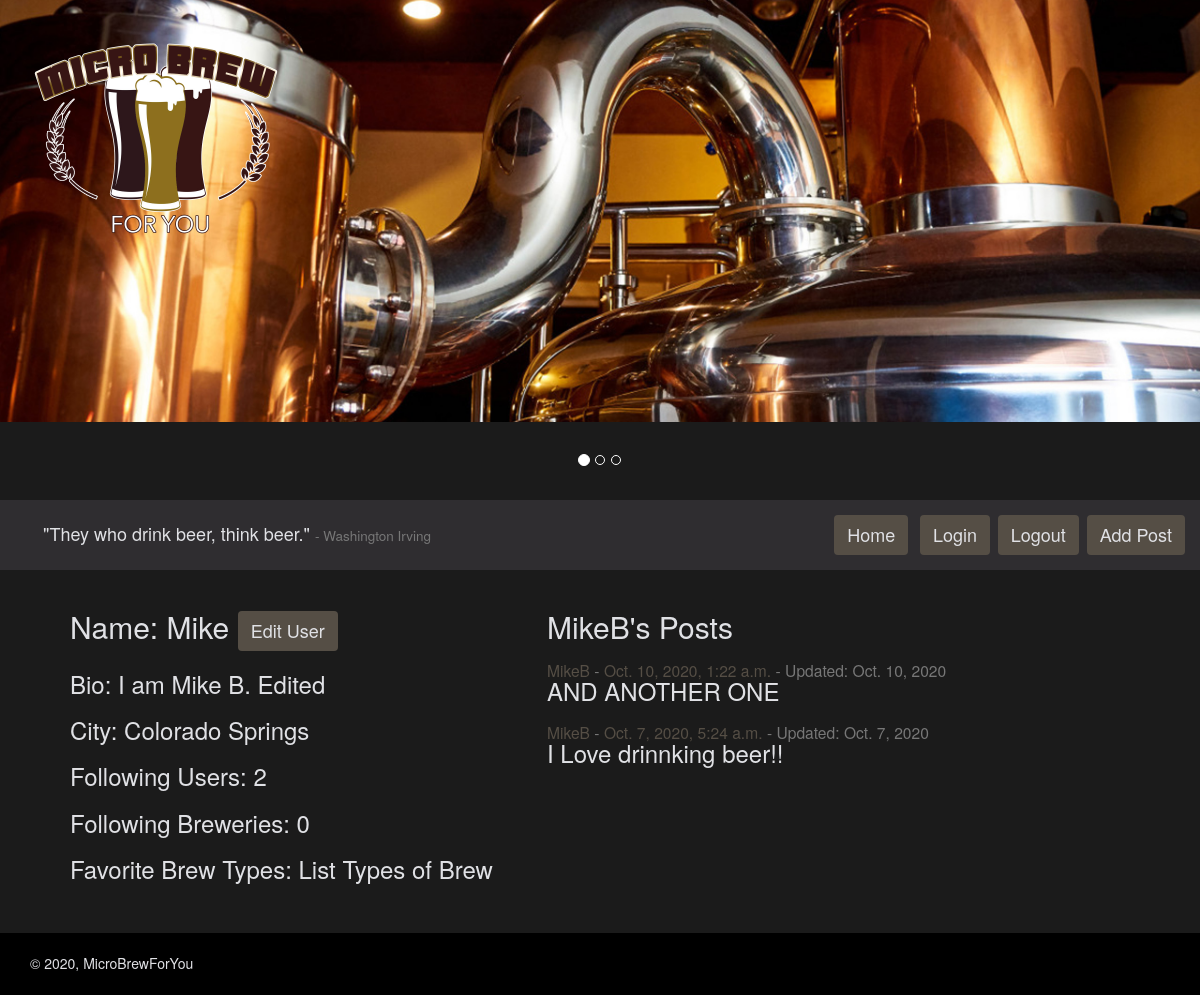
The app's page /user/4/ (signed in), older data.
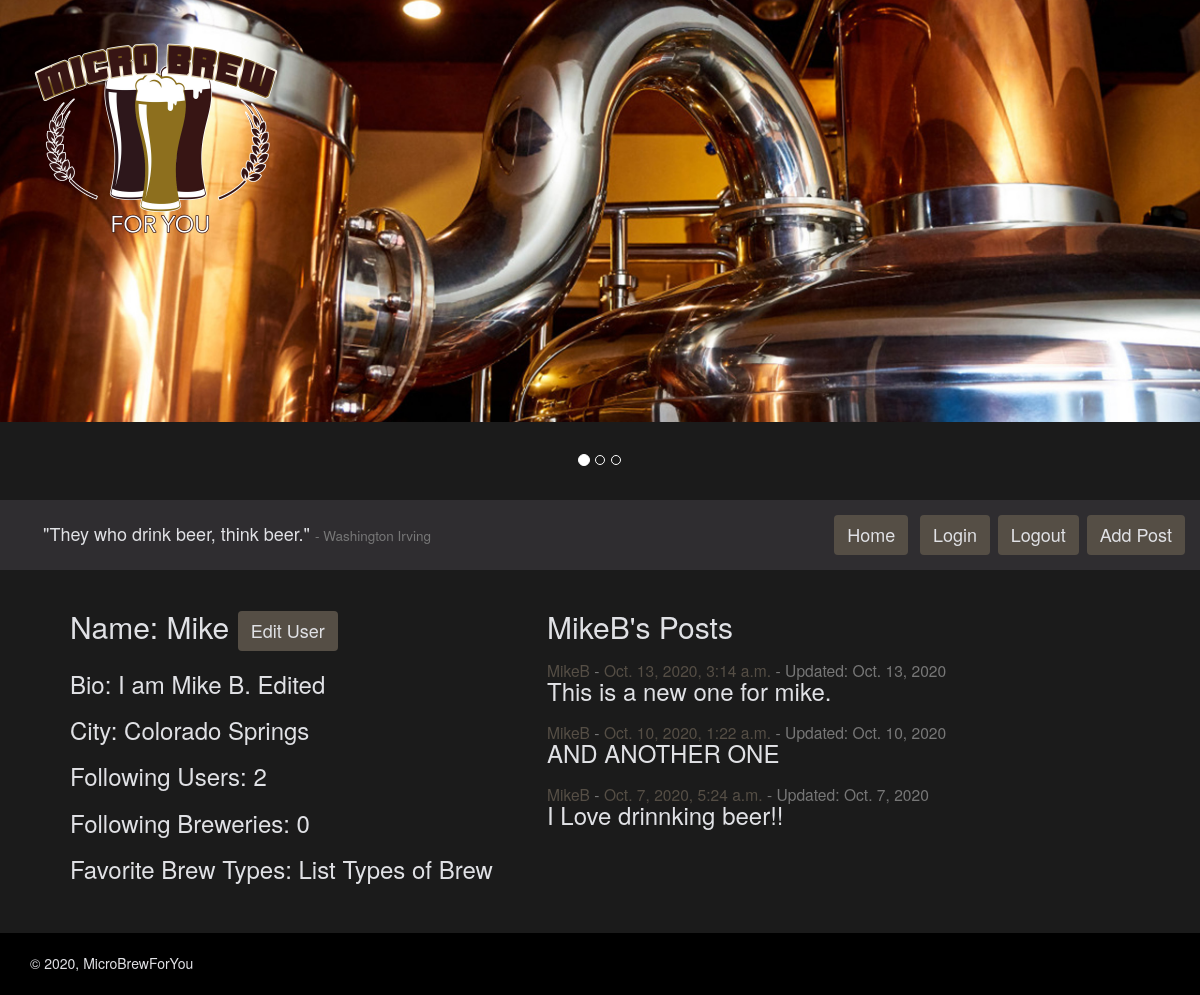
The same page, newer data.
### microbrewforyou_app/models.py (models this page shows, shortened)
class CustomUser(AbstractUser):
    bio = models.CharField(max_length=280, default='')
    user_image = models.ImageField(
        upload_to='CustomUser/', null=False, blank=False)
    users_following = models.ManyToManyField(
        "self", symmetrical=False, related_name='CustomUser')
    fav_breweries = models.ManyToManyField(
        "Breweries", symmetrical=False,
        related_name='fav_breweries', blank=True)
    fav_brewtypes = models.ManyToManyField(
        "BrewTypes", symmetrical=False,
        related_name='fav_brewtypes', blank=True)
    address = models.CharField(max_length=280)
    city = models.CharField(max_length=50)
    state = models.CharField(max_length=50)
    user_since = models.DateTimeField(default=timezone.now)
    REQUIRED_FIELDS = ['first_name', 'bio', 'address', 'city', 'state']
    def __str__(self):
        return self.username

class Posts(models.Model):
    author = models.ForeignKey(
        CustomUser, on_delete=models.CASCADE, related_name='author')
    body = models.TextField(max_length=280)
    postTime = models.DateTimeField(default=timezone.now)
    lastUpdated = models.DateField(auto_now=True)

### microbrewforyou_app/views.py (the view)
# urls.py: path('user/<int:user_id>/', UserDetailView.as_view(), name="userview"),
class UserDetailView(View):
    def get(self, request, user_id):
        selected_user = CustomUser.objects.filter(id=user_id).first()
        following_list = request.user.users_following.all()
        if selected_user.users_following:
            number_following = len(selected_user.users_following.all())
        else:
            number_following = 0
        user_posts = Posts.objects.filter(
            author=user_id).order_by('postTime').reverse()
        number_posts = len(user_posts)
        return render(
            request, "user_detail.html",
            {"number_posts": number_posts,
             "selected_user": selected_user,
             "user_posts": user_posts,
             "following_list": following_list,
             "number_following": number_following})

### templates/user_detail.html (shortened to what this page needs)
{% extends 'base.html' %} {% block content %}
<br />
<div class="main-user">
    <div class="two-column">
        <h2>Name: {{ selected_user.first_name }} {% if request.user == selected_user %}<a href="/edituser/{{selected_user.id}}/" class="btn button-menu">Edit User</a>{% endif %}</h2>
        <h3>Bio: {{ selected_user.bio }}</h3>
        <h3>City: {{ selected_user.city }}</h3>
        <h3>Following Users: {{ number_following }}</h3>
        <h3>Following Breweries: 0</h3>
        <h3>Favorite Brew Types: List Types of Brew</h3>
    </div>
    <div class="two-column">
        <h2>{{ selected_user }}'s Posts</h2>
        {% for post in user_posts %}
        <h3>
        <span class="small"
            ><a  class="custom_link" href="/user/{{ post.author.id }}/">{{ post.author }}</a> -
            <a  class="custom_link" href="/post/{{ post.id }}/">{{post.postTime}}</a></span
        ><span class="small"
            > - Updated: {{ post.lastUpdated }}</a></span><br />
        {{ post.body }}
        </h3>
        {% endfor %}
    </div>
</div>
<br />
<br />
{% endblock %}

### templates/base.html (shortened to what this page needs)
{% load static %}
<html>
  <head>
    <link rel="stylesheet" href="{% static 'css/main.css' %}" />
    <link
      rel="stylesheet"
      href="https://maxcdn.bootstrapcdn.com/bootstrap/3.3.7/css/bootstrap.min.css"
    />
    <link
      rel="stylesheet"
      href="https://maxcdn.bootstrapcdn.com/bootstrap/3.3.7/css/bootstrap-theme.min.css"
    />
  </head>
  <body id="custom_body">
    {% include "home_header.html" %} {% include "menu.html" %}
    <div class="container_main">{% block content %} {% endblock %}</div>
    <div class="footer">
      <p>&copy; 2020, MicroBrewForYou</p>
    </div>
  </body>
</html>

### templates/home_header.html (shortened to what this page needs)
{% load static %}
<div id="carouselExampleIndicators" class="carousel slide" data-ride="carousel">
  <ol class="carousel-indicators">
    <li
      data-target="#carouselExampleIndicators"
      data-slide-to="0"
      class="active"
    ></li>
    <li data-target="#carouselExampleIndicators" data-slide-to="1"></li>
    <li data-target="#carouselExampleIndicators" data-slide-to="2"></li>
  </ol>
  <div class="carousel-inner" style="height: 500px">
    <div class="item active">
      <img src="{% static "images/logo.png" %}" class="logo_mbfy" alt="..." />
      <img src="{% static "images/slider2.jpg" %}" class="d-block w-100"
      alt="..." style="vertical-align: top;"/>
    </div>
  </div>
</div>

### templates/menu.html (shortened to what this page needs)
<div align="right" class="main_menu">
  <div class="quote">
    <h4>
      "They who drink beer, think beer."
      <span class="small">- Washington Irving</span>
    </h4>
  </div>
  <a href="/" class="btn button-menu">Home</a>
  <a href="/login/" class="btn button-menu">Login</a>
  {% if request.user.is_authenticated %} &nbsp;<a
    href="/logout/"
    class="btn button-menu"
    >Logout</a
  >{% endif %}  {% if request.user.is_authenticated %}&nbsp;<a
    href="/addpost/"
    class="btn button-menu"
    >Add Post</a
  >{% endif %}
</div>

### static/css/main.css (style rules this page uses)
.two-column { width: 45%; }
.main-user { display: flex; }
div.main_menu { padding: 15px; background-color: #2f2d30; }
body#custom_body { background-color: #1b1b1b; color: #e0e1e5; }
.container_main { margin-left: 70px; margin-right: 70px; }
a.button-menu { background-color: #554e45; color: #e0e1e5; font-size: 18px; }
a.custom_link { color: #554e45; }
img.logo_mbfy { position: absolute; top: 25px; left: 31px; width: 250px; height: 250px; }
div.footer { background-color: black; height: 62px; color: #e0e1e5; padding: 20px; padding-left: 30px; }
div.quote { position: relative; left: -184px; top: -1px; width: 600px; float: left; }

Row changes from the older to the newer data that the page shows:
added Posts: author "MikeB", postTime "Oct. 13, 2020, 3:14 a.m.", lastUpdated "Oct. 13, 2020", body "This is a new one for mike."
